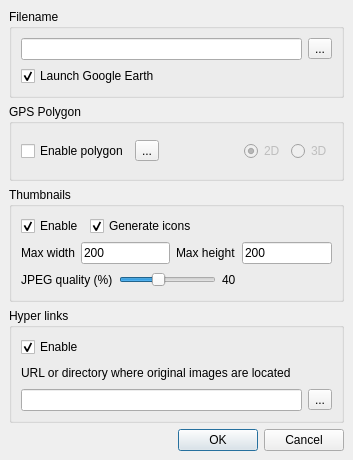
<?xml version="1.0" encoding="UTF-8"?>
<ui version="4.0">
 <class>googleEarthExport_dialog</class>
 <widget class="QDialog" name="googleEarthExport_dialog">
  <property name="geometry">
   <rect>
    <x>0</x>
    <y>0</y>
    <width>353</width>
    <height>460</height>
   </rect>
  </property>
  <property name="windowTitle">
   <string>Google Earth Export</string>
  </property>
  <layout class="QVBoxLayout">
   <property name="spacing">
    <number>6</number>
   </property>
   <property name="margin">
    <number>9</number>
   </property>
   <item>
    <widget class="QGroupBox" name="geFilenameGroupBox">
     <property name="title">
      <string>Filename</string>
     </property>
     <layout class="QVBoxLayout">
      <property name="spacing">
       <number>6</number>
      </property>
      <property name="margin">
       <number>9</number>
      </property>
      <item>
       <layout class="QHBoxLayout">
        <property name="spacing">
         <number>6</number>
        </property>
        <property name="margin">
         <number>0</number>
        </property>
        <item>
         <widget class="QLineEdit" name="filenameLineEdit"/>
        </item>
        <item>
         <widget class="QToolButton" name="filenameButton">
          <property name="text">
           <string>...</string>
          </property>
         </widget>
        </item>
       </layout>
      </item>
      <item>
       <widget class="QCheckBox" name="geLaunchCheckBox">
        <property name="text">
         <string>Launch Google Earth</string>
        </property>
        <property name="checked">
         <bool>true</bool>
        </property>
       </widget>
      </item>
     </layout>
    </widget>
   </item>
   <item>
    <widget class="QGroupBox" name="gePolygonGroupBox">
     <property name="sizePolicy">
      <sizepolicy hsizetype="Preferred" vsizetype="Preferred">
       <horstretch>0</horstretch>
       <verstretch>0</verstretch>
      </sizepolicy>
     </property>
     <property name="title">
      <string>GPS Polygon</string>
     </property>
     <layout class="QHBoxLayout">
      <property name="spacing">
       <number>6</number>
      </property>
      <property name="margin">
       <number>9</number>
      </property>
      <item>
       <widget class="QCheckBox" name="gePolyCheckBox">
        <property name="text">
         <string>Enable polygon</string>
        </property>
       </widget>
      </item>
      <item>
       <widget class="QToolButton" name="gePolyColorButton">
        <property name="toolTip">
         <string>Select color</string>
        </property>
        <property name="text">
         <string>...</string>
        </property>
       </widget>
      </item>
      <item>
       <spacer>
        <property name="orientation">
         <enum>Qt::Horizontal</enum>
        </property>
        <property name="sizeHint" stdset="0">
         <size>
          <width>51</width>
          <height>24</height>
         </size>
        </property>
       </spacer>
      </item>
      <item>
       <widget class="QRadioButton" name="radioButton2d">
        <property name="enabled">
         <bool>false</bool>
        </property>
        <property name="text">
         <string>2D</string>
        </property>
        <property name="checked">
         <bool>true</bool>
        </property>
       </widget>
      </item>
      <item>
       <widget class="QRadioButton" name="radioButton3d">
        <property name="enabled">
         <bool>false</bool>
        </property>
        <property name="text">
         <string>3D</string>
        </property>
        <property name="checked">
         <bool>false</bool>
        </property>
       </widget>
      </item>
     </layout>
    </widget>
   </item>
   <item>
    <widget class="QGroupBox" name="geThumbnailsGroupBox">
     <property name="title">
      <string>Thumbnails</string>
     </property>
     <layout class="QVBoxLayout">
      <property name="spacing">
       <number>6</number>
      </property>
      <property name="margin">
       <number>9</number>
      </property>
      <item>
       <layout class="QHBoxLayout">
        <property name="spacing">
         <number>6</number>
        </property>
        <property name="margin">
         <number>0</number>
        </property>
        <item>
         <widget class="QCheckBox" name="geThumbCheckBox">
          <property name="text">
           <string>Enable</string>
          </property>
          <property name="checked">
           <bool>true</bool>
          </property>
         </widget>
        </item>
        <item>
         <widget class="QCheckBox" name="geIconsCheckBox">
          <property name="enabled">
           <bool>true</bool>
          </property>
          <property name="toolTip">
           <string>Generate a small icon from each photo to use as placemark in Google Earth.</string>
          </property>
          <property name="text">
           <string>Generate icons</string>
          </property>
          <property name="checked">
           <bool>true</bool>
          </property>
         </widget>
        </item>
        <item>
         <spacer>
          <property name="orientation">
           <enum>Qt::Horizontal</enum>
          </property>
          <property name="sizeHint" stdset="0">
           <size>
            <width>40</width>
            <height>20</height>
           </size>
          </property>
         </spacer>
        </item>
       </layout>
      </item>
      <item>
       <layout class="QHBoxLayout">
        <property name="spacing">
         <number>6</number>
        </property>
        <property name="margin">
         <number>0</number>
        </property>
        <item>
         <layout class="QHBoxLayout">
          <property name="spacing">
           <number>6</number>
          </property>
          <property name="margin">
           <number>0</number>
          </property>
          <item>
           <widget class="QLabel" name="widthLabel">
            <property name="text">
             <string>Max width</string>
            </property>
           </widget>
          </item>
          <item>
           <widget class="QLineEdit" name="thumbWidthLineEdit">
            <property name="inputMask">
             <string/>
            </property>
            <property name="text">
             <string>200</string>
            </property>
           </widget>
          </item>
         </layout>
        </item>
        <item>
         <layout class="QHBoxLayout">
          <property name="spacing">
           <number>6</number>
          </property>
          <property name="margin">
           <number>0</number>
          </property>
          <item>
           <widget class="QLabel" name="heightLabel">
            <property name="text">
             <string>Max height</string>
            </property>
           </widget>
          </item>
          <item>
           <widget class="QLineEdit" name="thumbHeightLineEdit">
            <property name="inputMask">
             <string/>
            </property>
            <property name="text">
             <string>200</string>
            </property>
           </widget>
          </item>
         </layout>
        </item>
       </layout>
      </item>
      <item>
       <layout class="QHBoxLayout">
        <property name="spacing">
         <number>6</number>
        </property>
        <property name="margin">
         <number>0</number>
        </property>
        <item>
         <layout class="QHBoxLayout">
          <property name="spacing">
           <number>6</number>
          </property>
          <property name="margin">
           <number>0</number>
          </property>
          <item>
           <widget class="QLabel" name="jpegLabel">
            <property name="text">
             <string>JPEG quality (%)</string>
            </property>
           </widget>
          </item>
         </layout>
        </item>
        <item>
         <widget class="QSlider" name="jpegSlider">
          <property name="minimum">
           <number>1</number>
          </property>
          <property name="maximum">
           <number>100</number>
          </property>
          <property name="value">
           <number>40</number>
          </property>
          <property name="orientation">
           <enum>Qt::Horizontal</enum>
          </property>
         </widget>
        </item>
        <item>
         <widget class="QLabel" name="percentLabel">
          <property name="text">
           <string>40</string>
          </property>
         </widget>
        </item>
        <item>
         <spacer>
          <property name="orientation">
           <enum>Qt::Horizontal</enum>
          </property>
          <property name="sizeHint" stdset="0">
           <size>
            <width>40</width>
            <height>20</height>
           </size>
          </property>
         </spacer>
        </item>
       </layout>
      </item>
     </layout>
    </widget>
   </item>
   <item>
    <widget class="QGroupBox" name="geHyperlinksGroupBox">
     <property name="toolTip">
      <string>Enable &lt;b&gt;Tools/Options/General/Allow placemark balloons to access local files and personal data&lt;/b&gt; to allow hyperlinking to local files in Google Earth.</string>
     </property>
     <property name="title">
      <string>Hyper links</string>
     </property>
     <layout class="QVBoxLayout">
      <property name="spacing">
       <number>6</number>
      </property>
      <property name="margin">
       <number>9</number>
      </property>
      <item>
       <layout class="QHBoxLayout">
        <property name="spacing">
         <number>6</number>
        </property>
        <property name="margin">
         <number>0</number>
        </property>
        <item>
         <widget class="QCheckBox" name="geHyperLinksCheckBox">
          <property name="text">
           <string>Enable</string>
          </property>
          <property name="checked">
           <bool>true</bool>
          </property>
         </widget>
        </item>
        <item>
         <spacer>
          <property name="orientation">
           <enum>Qt::Horizontal</enum>
          </property>
          <property name="sizeHint" stdset="0">
           <size>
            <width>40</width>
            <height>20</height>
           </size>
          </property>
         </spacer>
        </item>
       </layout>
      </item>
      <item>
       <layout class="QHBoxLayout">
        <property name="spacing">
         <number>6</number>
        </property>
        <property name="margin">
         <number>0</number>
        </property>
        <item>
         <widget class="QLabel" name="urlLabel">
          <property name="text">
           <string>URL or directory where original images are located</string>
          </property>
         </widget>
        </item>
        <item>
         <spacer>
          <property name="orientation">
           <enum>Qt::Horizontal</enum>
          </property>
          <property name="sizeHint" stdset="0">
           <size>
            <width>40</width>
            <height>20</height>
           </size>
          </property>
         </spacer>
        </item>
       </layout>
      </item>
      <item>
       <layout class="QHBoxLayout">
        <property name="spacing">
         <number>6</number>
        </property>
        <property name="margin">
         <number>0</number>
        </property>
        <item>
         <widget class="QLineEdit" name="geHyperLinksLineEdit"/>
        </item>
        <item>
         <widget class="QToolButton" name="geHyperLinksBrowseButton">
          <property name="text">
           <string>...</string>
          </property>
         </widget>
        </item>
       </layout>
      </item>
     </layout>
    </widget>
   </item>
   <item>
    <widget class="QDialogButtonBox" name="buttonBox">
     <property name="orientation">
      <enum>Qt::Horizontal</enum>
     </property>
     <property name="standardButtons">
      <set>QDialogButtonBox::Cancel|QDialogButtonBox::Ok</set>
     </property>
    </widget>
   </item>
  </layout>
 </widget>
 <resources/>
 <connections>
  <connection>
   <sender>buttonBox</sender>
   <signal>accepted()</signal>
   <receiver>googleEarthExport_dialog</receiver>
   <slot>accept()</slot>
   <hints>
    <hint type="sourcelabel">
     <x>253</x>
     <y>358</y>
    </hint>
    <hint type="destinationlabel">
     <x>157</x>
     <y>274</y>
    </hint>
   </hints>
  </connection>
  <connection>
   <sender>buttonBox</sender>
   <signal>rejected()</signal>
   <receiver>googleEarthExport_dialog</receiver>
   <slot>reject()</slot>
   <hints>
    <hint type="sourcelabel">
     <x>321</x>
     <y>358</y>
    </hint>
    <hint type="destinationlabel">
     <x>286</x>
     <y>274</y>
    </hint>
   </hints>
  </connection>
  <connection>
   <sender>jpegSlider</sender>
   <signal>valueChanged(int)</signal>
   <receiver>percentLabel</receiver>
   <slot>setNum(int)</slot>
   <hints>
    <hint type="sourcelabel">
     <x>187</x>
     <y>179</y>
    </hint>
    <hint type="destinationlabel">
     <x>224</x>
     <y>178</y>
    </hint>
   </hints>
  </connection>
 </connections>
</ui>
